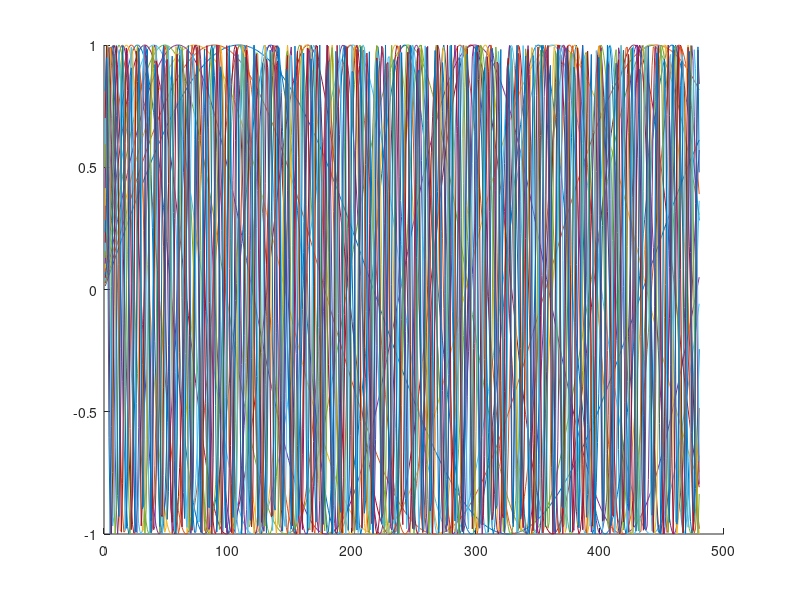

Write MATLAB code to recreate this figure.
clc
clear all
close all



%{



Ts=1/48000;                 % time interval between samples
x = 1:10000;

 n =8;
    f = 100 * 10^((n-.5)/(11.56));
    signal = transpose(sin(2*pi*f*Ts*x));


   
    
    
% Saqib's code: Output is the original signal and a 2xn vector which
% contains the average and the channel # corresponding to that channel 
% in variable z
if 1

if 1 % Loads all the filters
load('filter1.mat')
load('filter2.mat')
load('filter3.mat')
load('filter4.mat')
load('filter5.mat')
load('filter6.mat')
load('filter7.mat')
load('filter8.mat')
load('filter9.mat')
load('filter10.mat')
load('filter11.mat')
load('filter12.mat')
load('filter13.mat')
load('filter14.mat')
load('filter15.mat')
load('filter16.mat')
load('filter17.mat')
load('filter18.mat')
load('filter19.mat')
load('filter20.mat')
load('filter21.mat')
load('filter22.mat')
end 

% Fs = 48000;                    % sampling rate
% T = 1/Fs;                      % sampling period
% t_new = [0:T:0.25];                % time vector 0:T:0.25
% phi = 2 * pi * 0.25;           % 1/4 cycle phase offset
% signal = cos(2*pi*101*t_new + phi);      % sinusoidal signal, amplitude = 1
% %y = cos(2*pi*5*t);            % sinusoidal signal, amplitude = 1/3
% signal = transpose(signal);
% 
% clear phi T 
% 
% plot(signal)
% hold on


% Fs = 44100;                    % sampling rate
% T = 1/Fs;                      % sampling period
% t = [0:T:0.25];                % time vector 0:T:0.25
% t_orig = t;  
% phi = 2 * pi * 0.25;           % 1/4 cycle phase offset
% x1 = cos(2*pi*500*t + phi);      % sinusoidal signal, amplitude = 1
% x2 = cos(2*pi*5*t);            % sinusoidal signal, amplitude = 1/3
% signal = transpose(x1);

% [signal,Fs] = audioread('sample4.mp3');  % read sound from the file
% t_new = 1/Fs : 1/Fs: length(signal)/Fs;


i = 1;
d = [];
w = [];
z = [];



    
y1=filter(Hd1, y);
y2=filter(Hd2, y);
y3=filter(Hd3, y);
y4=filter(Hd4, y);
y5=filter(Hd5, y);
y6=filter(Hd6, y);
y7=filter(Hd7, y);
y8=filter(Hd8, y);
y9=filter(Hd9, y);
y10=filter(Hd10, y);
y11=filter(Hd11, y);
y12=filter(Hd12, y);
y13=filter(Hd13, y);
y14=filter(Hd14, y);
y15=filter(Hd15, y);
y16=filter(Hd16, y);
y17=filter(Hd17, y);
y18=filter(Hd18, y);
y19=filter(Hd19, y);
y20=filter(Hd20, y);
y21=filter(Hd21, y);
y22=filter(Hd22, y);




while i<length(signal)
    
    if((i+100) > length(signal))
        y = signal(i:length(signal),1);
    
    else
        y = signal(i:i+99,1);
    end
    

    
y = [y1 y2 y3 y4 y5 y6 y7 y8 y9 y10 y11 y12 y13 y14 y15 y16 y17 y18 y19 y20 y21 y22];


x = [mean(y1) mean(y2) mean(y3) mean(y4) mean(y5) mean(y6) mean(y7) mean(y8) mean(y9) mean(y10) mean(y11) mean(y12) mean(y13) mean(y14) mean(y15) mean(y16) mean(y17) mean(y18) mean(y19) mean(y20) mean(y21) mean(y22)];

c = 1:1:22;
b = [x ; c];

    counter = 22;
    for j=1:(counter-6) %this number alters the # of channels activated
        [val,idx] =  min(abs(x(1,:)));
        c(idx) = [];
        x(idx) = [];

        b(:,idx) = [];
        y (:,idx) = [];

    end
    
    f = y(:,1) + y(:,2) + y(:,3) + y(:,4) + y(:,5) + y(:,6);% + y(:,7) + y(:,8);
    %f = f + y(:,9) + y(:,10) + y(:,11) + y(:,12) + y(:,13) + y(:,14) + y(:,15);
    %f = f + y(:,16) + y(:,17) + y(:,18) + y(:,19) + y(:,20) + y(:,21) + y(:,22);
    % f = f.*4; % varies the gain of the signal
    
    g = [y(:,1),y(:,2),y(:,3),y(:,4),y(:,5),y(:,6)];% ,y(:,7),y(:,8)];
    
 
    
    l = [x ; c];
    w = [w , l];
    d = [d ; f];
    i = i + 100;
    z = [z , l];
    
    clear f g val idx c x T b counter j phi t_orig t x1 x2 l
end


A = z;
clearvars -except signal l z A


end


C1 = 0;
C2 = 0;
C3 = 0;
C4 = 0;
C5 = 0;
C6 = 0;
C7 = 0;
C8 = 0;
C9 = 0;
C10 = 0;
C11 = 0;
C12 = 0;
C13 = 0;
C14 = 0;
C15 = 0;
C16 = 0;
C17 = 0;
C18 = 0;
C19 = 0;
C20 = 0;
C21 = 0;
C22 = 0;


x = size(A(2,:));
x = x(1,2);


for i=1:x
       if(A(2,i) == 1)
           C1 = C1 + 1;
            elseif (A(2,i) == 2)
       C2 = C2 + 1;
           elseif (A(2,i) == 3)
       C3 = C3 + 1;
           elseif (A(2,i) == 4)
       C4 = C4 + 1;
           elseif (A(2,i) == 5)
       C5 = C5+1;
            elseif (A(2,i) == 6)
       C6 = C6 + 1;
           elseif (A(2,i) == 7)
       C7 = C7 + 1;
           elseif (A(2,i) == 8)
       C8 = C8 + 1;
           elseif (A(2,i) == 9)
       C9 = C9 + 1;
           elseif (A(2,i) == 10)
       C10 = C10 + 1;
           elseif (A(2,i) == 11)
       C11 = C11 + 1;
           elseif (A(2,i) == 12)
       C12 = C12 + 1;
           elseif (A(2,i) == 13)
       C13 = C13 + 1;
           elseif (A(2,i) == 15)
       C15 = C15 + 1;
           elseif (A(2,i) == 14)
       C14 = C14 + 1;
           elseif (A(2,i) == 16)
       C16 = C16 + 1;
           elseif (A(2,i) == 17)
       C17 = C17 + 1;
           elseif (A(2,i) == 18)
       C18 = C18 + 1;
       elseif (A(2,i) == 19)
       C19 = C19 + 1;
       elseif (A(2,i) == 20)
       C20 = C20 + 1;
       elseif (A(2,i) == 21)
       C21 = C21 + 1;
       else
       C22 = C22 + 1;
       
       end
           
end
    









% Katelyn's code
if 1
    
n = 1;
pos = [1 1 1 1];
neg = [-1 -1 -1 -1];
[x, y] = size(A);

% create an array of zeros of size 8*size(A)

% Channel1 = int16.empty(1,0);
% Channel2 = int16.empty(1,0);
% Channel3 = int16.empty(1,0);
% Channel4 = int16.empty(1,0);
% Channel5 = int16.empty(1,0);
% Channel6 = int16.empty(1,0);
% Channel7 = int16.empty(1,0);
% Channel8 = int16.empty(1,0);
% Channel9 = int16.empty(1,0);
% Channel10 = int16.empty(1,0);
% Channel11 = int16.empty(1,0);
% Channel12 = int16.empty(1,0);
% Channel13 = int16.empty(1,0);
% Channel14 = int16.empty(1,0);
% Channel15 = int16.empty(1,0);
% Channel16 = int16.empty(1,0);
% Channel17 = int16.empty(1,0);
% Channel18 = int16.empty(1,0);
% Channel19 = int16.empty(1,0);
% Channel20 = int16.empty(1,0);
% Channel21 = int16.empty(1,0);
% Channel22 = int16.empty(1,0);


Channel1 = [];
Channel2 = [];
Channel3 = [];
Channel4 = [];
Channel5 = [];
Channel6 = [];
Channel7 = [];
Channel8 = [];
Channel9 = [];
Channel10 = [];
Channel11 = [];
Channel12 = [];
Channel13 = [];
Channel14 = [];
Channel15 = [];
Channel16 = [];
Channel17 = [];
Channel18 = [];
Channel19 = [];
Channel20 = [];
Channel21 = [];
Channel22 = [];

CreatePulse1 = [pos, neg, zeros([1,40])];
CreatePulse2 = [zeros([1,8]), pos, neg, zeros([1,32])];
CreatePulse3 = [zeros([1,16]), pos, neg, zeros([1,24])];
CreatePulse4 = [zeros([1,24]), pos, neg, zeros([1,16])];
CreatePulse5 = [zeros([1,32]), pos, neg, zeros([1,8])];
CreatePulse6 = [zeros([1,40]), pos, neg];

while(n < y)
    
C1 = A(2,n);
C2 = A(2,(n+1));
C3 = A(2,(n+2));
C4 = A(2,(n+3));
C5 = A(2,(n+4));
C6 = A(2,(n+5));

Pulse1 = A(1,n);
Pulse2 = A(1,(n+1));
Pulse3 = A(1,(n+2));
Pulse4 = A(1,(n+3));
Pulse5 = A(1,(n+4));
Pulse6 = A(1,(n+5));

Pulses1 = CreatePulse1*Pulse1;
Pulses2 = CreatePulse2*Pulse3;
Pulses3 = CreatePulse3*Pulse5;
Pulses4 = CreatePulse4*Pulse2;
Pulses5 = CreatePulse5*Pulse4;
Pulses6 = CreatePulse6*Pulse6;

if C1 == 1
    Channel1 = [Channel1, Pulses1];
elseif( C2 == 1 )
    Channel1 = [Channel1, Pulses4];
elseif( C3 == 1 )
    Channel1 = [Channel1, Pulses2];
elseif ( C4 == 1 )
    Channel1 = [Channel1, Pulses5];
elseif( C5 == 1 )
    Channel1 = [Channel1, Pulses3];
elseif( C6 == 1 )
    Channel1 = [Channel1, Pulses6];
else
    Channel1 = [Channel1, zeros([1, 48])];
end
                    
if C1 == 2
    Channel2 = [Channel2, Pulses1];
elseif( C2 == 2 )
    Channel2 = [Channel2, Pulses4];
elseif( C3 == 2 )
    Channel2 = [Channel2, Pulses2];
elseif ( C4 == 2 )
    Channel2 = [Channel2, Pulses5];
elseif( C5 == 2 )
    Channel2 = [Channel2, Pulses3];
elseif( C6 == 2 )
    Channel2 = [Channel2, Pulses6];
else
    Channel2 = [Channel2, zeros([1, 48])];
end  

if C1 == 3
    Channel3 = [Channel3, Pulses1];
elseif( C2 == 3 )
    Channel3 = [Channel3, Pulses4];
elseif( C3 == 3 )
    Channel3 = [Channel3, Pulses2];
elseif ( C4 == 3 )
    Channel3 = [Channel3, Pulses5];
elseif( C5 == 3 )
    Channel3 = [Channel3, Pulses3];
elseif( C6 == 3 )
    Channel3 = [Channel3, Pulses6];
else
    Channel3 = [Channel3, zeros([1, 48])];
end 


if C1 == 4
    Channel4 = [Channel4, Pulses1];
elseif( C2 == 4 )
    Channel4 = [Channel4, Pulses4];
elseif( C3 == 4 )
    Channel4 = [Channel4, Pulses2];
elseif ( C4 == 4 )
    Channel4 = [Channel4, Pulses5];
elseif( C5 == 4 )
    Channel4 = [Channel4, Pulses3];
elseif( C6 == 4 )
    Channel4 = [Channel4, Pulses6];
else
    Channel4 = [Channel4, zeros([1, 48])];
end 


if C1 == 5
    Channel5 = [Channel5, Pulses1];
elseif( C2 == 5 )
    Channel5 = [Channel5, Pulses4];
elseif( C3 == 5 )
    Channel5 = [Channel5, Pulses2];
elseif ( C4 == 5 )
    Channel5 = [Channel5, Pulses5];
elseif( C5 == 5 )
    Channel5 = [Channel5, Pulses3];
elseif( C6 == 5 )
    Channel5 = [Channel5, Pulses6];
else
    Channel5 = [Channel5, zeros([1, 48])];
end 


if C1 == 6
    Channel6 = [Channel6, Pulses1];
elseif( C2 == 6 )
    Channel6 = [Channel6, Pulses4];
elseif( C3 == 6 )
    Channel6 = [Channel6, Pulses2];
elseif ( C4 == 6 )
    Channel6 = [Channel6, Pulses5];
elseif( C5 == 6 )
    Channel6 = [Channel6, Pulses3];
elseif( C6 == 6 )
    Channel6 = [Channel6, Pulses6];
else
    Channel6 = [Channel6, zeros([1, 48])];
end 


if C1 == 7
    Channel7 = [Channel7, Pulses1];
elseif( C2 == 7 )
    Channel7 = [Channel7, Pulses4];
elseif( C3 == 7 )
    Channel7 = [Channel7, Pulses2];
elseif ( C4 == 7 )
    Channel7 = [Channel7, Pulses5];
elseif( C5 == 7 )
    Channel7 = [Channel7, Pulses3];
elseif( C6 == 7 )
    Channel7 = [Channel7, Pulses6];
else
    Channel7 = [Channel7, zeros([1, 48])];
end 


if C1 == 8
    Channel8 = [Channel8, Pulses1];
elseif( C2 == 8 )
    Channel8 = [Channel8, Pulses4];
elseif( C3 == 8 )
    Channel8 = [Channel8, Pulses2];
elseif ( C4 == 8 )
    Channel8 = [Channel8, Pulses5];
elseif( C5 == 8 )
    Channel8 = [Channel8, Pulses3];
elseif( C6 == 8 )
    Channel8 = [Channel8, Pulses6];
else
    Channel8 = [Channel8, zeros([1, 48])];
end 


if C1 == 9
    Channel9 = [Channel9, Pulses1];
elseif( C2 == 9 )
    Channel9 = [Channel9, Pulses4];
elseif( C3 == 9 )
    Channel9 = [Channel9, Pulses2];
elseif ( C4 == 9 )
    Channel9 = [Channel9, Pulses5];
elseif( C5 == 9 )
    Channel9 = [Channel9, Pulses3];
elseif( C6 == 9 )
    Channel9 = [Channel9, Pulses6];
else
    Channel9 = [Channel9, zeros([1, 48])];
end 


if C1 == 10
    Channel10 = [Channel10, Pulses1];
elseif( C2 == 10 )
    Channel10 = [Channel10, Pulses4];
elseif( C3 == 10 )
    Channel10 = [Channel10, Pulses2];
elseif ( C4 == 10 )
    Channel10 = [Channel10, Pulses5];
elseif( C5 == 10 )
    Channel10 = [Channel10, Pulses3];
elseif( C6 == 10 )
    Channel10 = [Channel10, Pulses6];
else
    Channel10 = [Channel10, zeros([1, 48])];
end 


if C1 == 11
    Channel11 = [Channel11, Pulses1];
elseif( C2 == 11 )
    Channel11 = [Channel11, Pulses4];
elseif( C3 == 11 )
    Channel11 = [Channel11, Pulses2];
elseif ( C4 == 11 )
    Channel11 = [Channel11, Pulses5];
elseif( C5 == 11 )
    Channel11 = [Channel11, Pulses3];
elseif( C6 == 11 )
    Channel11 = [Channel11, Pulses6];
else
    Channel11 = [Channel11, zeros([1, 48])];
end 


if C1 == 12
    Channel12 = [Channel12, Pulses1];
elseif( C2 == 12 )
    Channel12 = [Channel12, Pulses4];
elseif( C3 == 12 )
    Channel12 = [Channel12, Pulses2];
elseif ( C4 == 12 )
    Channel12 = [Channel12, Pulses5];
elseif( C5 == 12 )
    Channel12 = [Channel12, Pulses3];
elseif( C6 == 12 )
    Channel12 = [Channel12, Pulses6];
else
    Channel12 = [Channel12, zeros([1, 48])];
end 


if C1 == 13
    Channel13 = [Channel13, Pulses1];
elseif( C2 == 13 )
    Channel13 = [Channel13, Pulses4];
elseif( C3 == 13 )
    Channel13 = [Channel13, Pulses2];
elseif ( C4 == 13 )
    Channel13 = [Channel13, Pulses5];
elseif( C5 == 13 )
    Channel13 = [Channel13, Pulses3];
elseif( C6 == 13 )
    Channel13 = [Channel13, Pulses6];
else
    Channel13 = [Channel13, zeros([1, 48])];
end 


if C1 == 14
    Channel14 = [Channel14, Pulses1];
elseif( C2 == 14 )
    Channel14 = [Channel14, Pulses4];
elseif( C3 == 14 )
    Channel14 = [Channel14, Pulses2];
elseif ( C4 == 14 )
    Channel14 = [Channel14, Pulses5];
elseif( C5 == 14 )
    Channel14 = [Channel14, Pulses3];
elseif( C6 == 14 )
    Channel14 = [Channel14, Pulses6];
else
    Channel14 = [Channel14, zeros([1, 48])];
end 


if C1 == 15
    Channel15 = [Channel15, Pulses1];
elseif( C2 == 15 )
    Channel15 = [Channel15, Pulses4];
elseif( C3 == 15 )
    Channel15 = [Channel15, Pulses2];
elseif ( C4 == 15 )
    Channel15 = [Channel15, Pulses5];
elseif( C5 == 15 )
    Channel15 = [Channel15, Pulses3];
elseif( C6 == 15 )
    Channel15 = [Channel15, Pulses6];
else
    Channel15 = [Channel15, zeros([1, 48])];
end 


if C1 == 16
    Channel16 = [Channel16, Pulses1];
elseif( C2 == 16 )
    Channel16 = [Channel16, Pulses4];
elseif( C3 == 16 )
    Channel16 = [Channel16, Pulses2];
elseif ( C4 == 16 )
    Channel16 = [Channel16, Pulses5];
elseif( C5 == 16 )
    Channel16 = [Channel16, Pulses3];
elseif( C6 == 16 )
    Channel16 = [Channel16, Pulses6];
else
    Channel16 = [Channel16, zeros([1, 48])];
end 


if C1 == 17
    Channel17 = [Channel17, Pulses1];
elseif( C2 == 17 )
    Channel17 = [Channel17, Pulses4];
elseif( C3 == 17 )
    Channel17 = [Channel17, Pulses2];
elseif ( C4 == 17 )
    Channel17 = [Channel17, Pulses5];
elseif( C5 == 17 )
    Channel17 = [Channel17, Pulses3];
elseif( C6 == 17 )
    Channel17 = [Channel17, Pulses6];
else
    Channel17 = [Channel17, zeros([1, 48])];
end 


if C1 == 18
    Channel18 = [Channel18, Pulses1];
elseif( C2 == 18 )
    Channel18 = [Channel18, Pulses4];
elseif( C3 == 18 )
    Channel18 = [Channel18, Pulses2];
elseif ( C4 == 18 )
    Channel18 = [Channel18, Pulses5];
elseif( C5 == 18 )
    Channel18 = [Channel18, Pulses3];
elseif( C6 == 18 )
    Channel18 = [Channel18, Pulses6];
else
    Channel18 = [Channel18, zeros([1, 48])];
end 


if C1 == 19
    Channel19 = [Channel19, Pulses1];
elseif( C2 == 19 )
    Channel19 = [Channel19, Pulses4];
elseif( C3 == 19 )
    Channel19 = [Channel19, Pulses2];
elseif ( C4 == 19 )
    Channel19 = [Channel19, Pulses5];
elseif( C5 == 19 )
    Channel19 = [Channel19, Pulses3];
elseif( C6 == 19 )
    Channel19 = [Channel19, Pulses6];
else
    Channel19 = [Channel19, zeros([1, 48])];
end 


if C1 == 20
    Channel20 = [Channel20, Pulses1];
elseif( C2 == 20 )
    Channel20 = [Channel20, Pulses4];
elseif( C3 == 20 )
    Channel20 = [Channel20, Pulses2];
elseif ( C4 == 20 )
    Channel20 = [Channel20, Pulses5];
elseif( C5 == 20 )
    Channel20 = [Channel20, Pulses3];
elseif( C6 == 20 )
    Channel20 = [Channel20, Pulses6];
else
    Channel20 = [Channel20, zeros([1, 48])];
end 


if C1 == 21
    Channel21 = [Channel21, Pulses1];
elseif( C2 == 21 )
    Channel21 = [Channel21, Pulses4];
elseif( C3 == 21 )
    Channel21 = [Channel21, Pulses2];
elseif ( C4 == 21 )
    Channel21 = [Channel21, Pulses5];
elseif( C5 == 21 )
    Channel21 = [Channel21, Pulses3];
elseif( C6 == 21 )
    Channel21 = [Channel21, Pulses6];
else
    Channel21 = [Channel21, zeros([1, 48])];
end 
 

if C1 == 22
    Channel22 = [Channel22, Pulses1];
elseif( C2 == 22 )
    Channel22 = [Channel22, Pulses4];
elseif( C3 == 22 )
    Channel22 = [Channel22, Pulses2];
elseif ( C4 == 22 )
    Channel22 = [Channel22, Pulses5];
elseif( C5 == 22 )
    Channel22 = [Channel22, Pulses3];
elseif( C6 == 22 )
    Channel22 = [Channel22, Pulses6];
else
    Channel22 = [Channel22, zeros([1, 48])];
end 

    
  n = n + 6;  
    
    
end
end


 %}
% % Kaitlyn's code
% if 0
%     

Ts=1/48000;                 % time interval between samples
pulses_per_sample = 480;
x = 1:pulses_per_sample;
ss=1;
sinusoids= zeros(22, pulses_per_sample);
while ss <= 22
    frequency = 100 * 10^((ss-.5)/(11.56));
    sines = sin(2*pi*frequency*Ts*x);
    sinusoids(ss, :) = sines;
    ss = ss + 1;
end

%     
% channel1 = abs(Channel1);
% channel2 = abs(Channel2);
% channel3 = abs(Channel3);
% channel4 = abs(Channel4);
% channel5 = abs(Channel5);
% channel6 = abs(Channel6);
% channel7 = abs(Channel7);
% channel8 = abs(Channel8);
% channel9 = abs(Channel9);
% channel10 = abs(Channel10);
% channel11 = abs(Channel11);
% channel12 = abs(Channel12);
% channel13 = abs(Channel13);
% channel14 = abs(Channel14);
% channel15 = abs(Channel15);
% channel16 = abs(Channel16);
% channel17 = abs(Channel17);
% channel18 = abs(Channel18);
% channel19 = abs(Channel19);
% channel20 = abs(Channel20);
% channel21 = abs(Channel21);
% channel22 = abs(Channel22);
% max = length(channel1) - 1;
% playback = zeros(length(channel1)/48, size(sinusoids, 2));
% x = zeros(1, 96);
% for m = 0:48:max
% for n = 1:8:48
%     
%     runningsum1 = sum(channel1(1, n+m:n+m+7))/8;
%     runningsum2 = sum(channel2(1, n+m:n+m+7))/8;
%     runningsum3 = sum(channel3(1, n+m:n+m+7))/8;
%     runningsum4 = sum(channel4(1, n+m:n+m+7))/8;
%     runningsum5 = sum(channel5(1, n+m:n+m+7))/8;
%     runningsum6 = sum(channel6(1, n+m:n+m+7))/8;
%     runningsum7 = sum(channel7(1, n+m:n+m+7))/8;
%     runningsum8 = sum(channel8(1, n+m:n+m+7))/8;
%     runningsum9 = sum(channel9(1, n+m:n+m+7))/8;
%     runningsum10 = sum(channel10(1, n+m:n+m+7))/8;
%     runningsum11 = sum(channel11(1, n+m:n+m+7))/8;
%     runningsum12 = sum(channel12(1, n+m:n+m+7))/8;
%     runningsum13 = sum(channel13(1, n+m:n+m+7))/8;
%     runningsum14 = sum(channel14(1, n+m:n+m+7))/8;
%     runningsum15 = sum(channel15(1, n+m:n+m+7))/8;
%     runningsum16 = sum(channel16(1, n+m:n+m+7))/8;
%     runningsum17 = sum(channel17(1, n+m:n+m+7))/8;
%     runningsum18 = sum(channel18(1, n+m:n+m+7))/8;
%     runningsum19 = sum(channel19(1, n+m:n+m+7))/8;
%     runningsum20 = sum(channel20(1, n+m:n+m+7))/8;
%     runningsum21 = sum(channel21(1, n+m:n+m+7))/8;
%     runningsum22 = sum(channel22(1, n+m:n+m+7))/8;
%     
%    sumatrix =[runningsum1 runningsum2 runningsum3 runningsum4 runningsum5 runningsum6 runningsum7 
%         runningsum8 runningsum9 runningsum10 runningsum11 runningsum12 runningsum13 
%         runningsum14 runningsum15 runningsum16 runningsum17 runningsum18 runningsum19 
%         runningsum20 runningsum21 runningsum22];
%     shit = (n-1)/8;
%     x(shit) = [find(sumatrix==max(sumatrix)) max(sumatrix)];
%     
% end
% 
%   sound1 = x(2)*sinusoids(x(1), :);
%   sound2 = x(4)*sinusoids(x(3), :);
%   sound3 = x(6)*sinusoids(x(5), :);
%   sound4 = x(8)*sinusoids(x(7), :);
%   sound5 = x(10)*sinusoids(x(9), :);
%   sound6 = x(12)*sinusoids(x(11), :);  
% 
%   currentsample = sound1 + sound2 + sound3 + sound4 + sound5 + sound6;
%   playback(m, :) = currentsample;
%   end
%   
%     
%     
%     
% end
% 
% 
figure 
hold on
for i=1:22
    plot(sinusoids(i,:))
end